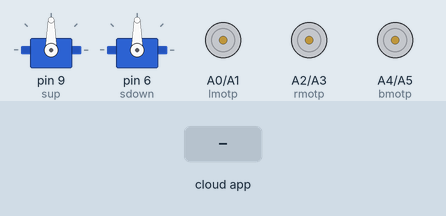
Recording of a sketch running on a simulated Arduino Uno, built with avr-gcc and run on an emulated ATmega328P. On the bench: 2 × servo, motor-driver pin pairs drawn as motors (green arrow = first pin HIGH = forward, orange = second pin HIGH = backward, longer = more drive). The test bench sets the inputs (shaded band). No radio packets arrive unless stated; the RemoteXY app is connected.

Above: at 2.2 s.
2.3 s: the phone or cloud app sets joystick_1_x to -100
At 3.5 s:
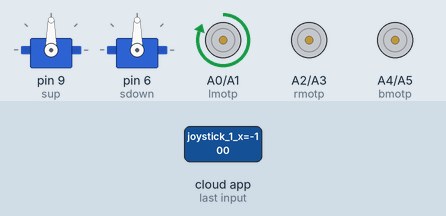
3.8 s: the phone or cloud app sets joystick_1_x to 100
At 4.7 s:
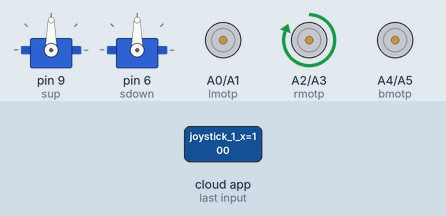
6.8 s: the phone or cloud app sets joystick_1_x to 0
At 8.0 s:
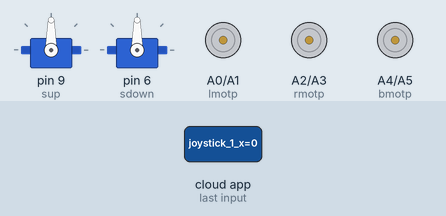
8.3 s: the phone or cloud app sets joystick_1_y to -100
At 9.3 s:
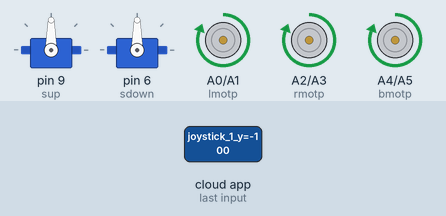
9.8 s: the phone or cloud app sets joystick_1_y to 100
At 10.4 s:
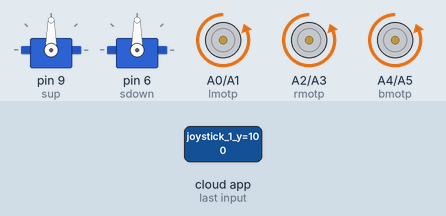
Timing chart, 0 to 12.3 s (numbered marks = the images above; inputs shaded):
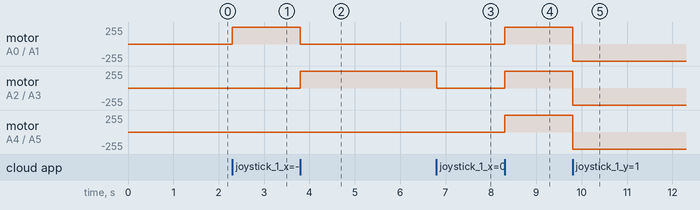

Measured:
- after the input at 2.3 s, motor on A0 (lmotp) / A1 (lmotn): stopped → forward 255/255 at once
- after the input at 3.8 s, motor on A0 (lmotp) / A1 (lmotn): forward 255/255 → stopped at once; motor on A2 (rmotp) / A3 (rmotn): stopped → forward 255/255 at once
- after the input at 6.8 s, motor on A2 (rmotp) / A3 (rmotn): forward 255/255 → stopped at once
- after the input at 8.3 s, motor on A0 (lmotp) / A1 (lmotn), motor on A2 (rmotp) / A3 (rmotn), motor on A4 (bmotp) / A5 (bmotn): stopped → forward 255/255 at once
- after the input at 9.8 s, motor on A0 (lmotp) / A1 (lmotn), motor on A2 (rmotp) / A3 (rmotn), motor on A4 (bmotp) / A5 (bmotn): forward 255/255 → backward 255/255 at once

The sketch:

Finale_Reciever+_RemoteXY_Code.ino
```cpp
#include <SPI.h>
#include "RF24.h"
#include<Servo.h>

Servo sup;
Servo sdown;
RF24 myRadio (7, 8);
struct package
{
  int text;
};

byte addresses[][6] = {"0"};

typedef struct package Package;
Package data;

const int lmotp = A0;
const int lmotn =A1;
const int rmotp = A2;
const int rmotn = A3;
const int bmotp = A4;
const int bmotn = A5;

//RemoteXY DEfinitions
#define REMOTEXY_MODE__SOFTSERIAL

#include <SoftwareSerial.h>

#include <RemoteXY.h>

#define REMOTEXY_SERIAL_RX 3
#define REMOTEXY_SERIAL_TX 2
#define REMOTEXY_SERIAL_SPEED 9600


// RemoteXY configurate
#pragma pack(push, 1)
uint8_t RemoteXY_CONF[] =
  { 255,4,0,0,0,48,0,8,13,0,
  5,40,40,20,30,30,177,172,37,2,
  1,7,4,22,11,2,26,31,31,85,
  80,0,68,111,119,110,0,2,1,74,
  3,22,11,2,26,31,31,68,111,119,
  110,0,85,112,0 };

// this structure defines all the variables of your control interface
struct {

    // input variable
  int8_t joystick_1_x; // =-100..100 x-coordinate joystick position
  int8_t joystick_1_y; // =-100..100 y-coordinate joystick position
  uint8_t switch_1; // =1 if switch ON and =0 if OFF
  uint8_t sdown; // =1 if switch ON and =0 if OFF

    // other variable
  uint8_t connect_flag;  // =1 if wire connected, else =0

} RemoteXY;
#pragma pack(pop)

void forward(){
     digitalWrite(lmotp, LOW);
     digitalWrite(lmotn, HIGH);
     digitalWrite(rmotp, LOW);
     digitalWrite(rmotn, HIGH);
     digitalWrite(bmotp,LOW);
     digitalWrite(bmotn,HIGH);
}

void Stop(){
     digitalWrite(lmotp, LOW);
     digitalWrite(lmotn, LOW);
     digitalWrite(rmotp, LOW);
     digitalWrite(rmotn, LOW);
     digitalWrite(bmotp,LOW);
     digitalWrite(bmotn,LOW);
}
void backward(){
     digitalWrite(lmotp, HIGH);
     digitalWrite(lmotn, LOW);
     digitalWrite(rmotp, HIGH);
     digitalWrite(rmotn, LOW);
     digitalWrite(bmotp,HIGH);
     digitalWrite(bmotn,LOW);
}
void up(){
     digitalWrite(lmotp, LOW);
     digitalWrite(lmotn, LOW);
     digitalWrite(rmotp, LOW);
     digitalWrite(rmotn, LOW);
     digitalWrite(bmotp,LOW);
     digitalWrite(bmotn,LOW);
     sup.write(90);
     sdown.write(0);
  }

  void down(){
     digitalWrite(lmotp, LOW);
     digitalWrite(lmotn, LOW);
     digitalWrite(rmotp, LOW);
     digitalWrite(rmotn, LOW);
     digitalWrite(bmotp,LOW);
     digitalWrite(bmotn,LOW);
     sup.write(0);
     sdown.write(90);
  }

  void left(){
  digitalWrite(lmotp,HIGH);
  digitalWrite(lmotn,LOW);
  digitalWrite(rmotp,LOW);
  digitalWrite(rmotn,LOW);
  digitalWrite(bmotp,LOW);
  digitalWrite(bmotn,LOW);
  }

  void right(){
  digitalWrite(lmotp,LOW);
  digitalWrite(lmotn,LOW);
  digitalWrite(rmotp,HIGH);
  digitalWrite(rmotn,LOW);
  digitalWrite(bmotp,LOW);
  digitalWrite(bmotn,LOW);
  }


void setup()
{
  Serial.begin(115200);
  delay(1000);
  pinMode(lmotp, OUTPUT);
  pinMode(lmotn, OUTPUT);
  pinMode(rmotp, OUTPUT);
  pinMode(rmotn, OUTPUT);
  pinMode(bmotp, OUTPUT);
  pinMode(bmotn, OUTPUT);
  sup.attach(9);
  sdown.attach(6);
  myRadio.begin();
  myRadio.setChannel(115);
  myRadio.setPALevel(RF24_PA_MAX);
  myRadio.setDataRate( RF24_250KBPS ) ;
  myRadio.openReadingPipe(1, addresses[0]);
  myRadio.startListening();
  RemoteXY_Init ();
}


void remoteXYLoop(){
RemoteXY_Handler ();

  //digitalWrite(PIN_SWITCH_1, (RemoteXY.switch_1==0)?LOW:HIGH);
  //digitalWrite(PIN_SDOWN, (RemoteXY.sdown==0)?LOW:HIGH);

  // TODO you loop code
  // use the RemoteXY structure for data transfer

  if(RemoteXY.joystick_1_x<-20){
    left();
    }
   else if(RemoteXY.joystick_1_x>20){
    right();
    }
   else if(RemoteXY.joystick_1_y<-20){
    backward();
    }
    else if(RemoteXY.joystick_1_y>20){
    forward();
    }
    else if(RemoteXY.joystick_1_x==0||RemoteXY.joystick_1_y==0){
    Stop();
    }
}

  void RTLoop(){
    if ( myRadio.available()) {
    while (myRadio.available()){
      myRadio.read( &data, sizeof(data) );
    }
   /* Serial.println(data.text);*/
    /*Serial.println(data.text1);
    Serial.println(data.text2);
    Serial.println(data.text3);
    Serial.println();*/
    Serial.println(data.text);
    if(data.text==1){
      left();
      Serial.println("left");
      }
    else if(data.text==2){
      right();
      Serial.println("right");
      }
      else if(data.text==3){
      up();
      Serial.println("up");
      }
      else if(data.text==4){
      down();
      Serial.println("down");
      }
    delay (500);
  }
    }

void loop()  {
   remoteXYLoop();
   RTLoop();
}
```
